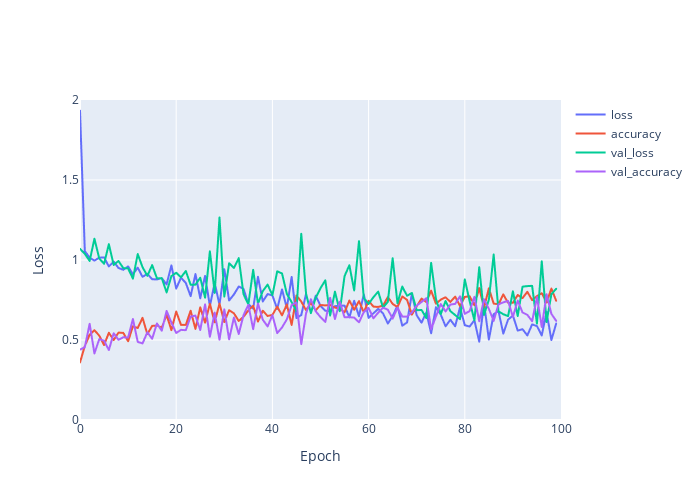

Notebook cell for this chart:
### Markdown cell above
### Все картинки
image: 64x64x3 ALL IMAGES

### Code cell
from tensorflow.keras.optimizers import SGD

model = Sequential()
model.add(Dense(2048, input_shape=(12288,), activation="relu")) 
model.add(Dense(1024, activation="relu"))
model.add(Dense(256, activation="relu"))
model.add(Dense(len(lb.classes_), activation="softmax"))

# Скорость обучения
INIT_LR = 0.01

# Количество эпох
EPOCHS = 100

# Размер батча
BATCH_SIZE = 500

model, history = trainModel(model, EPOCHS, BATCH_SIZE, SGD(INIT_LR))
